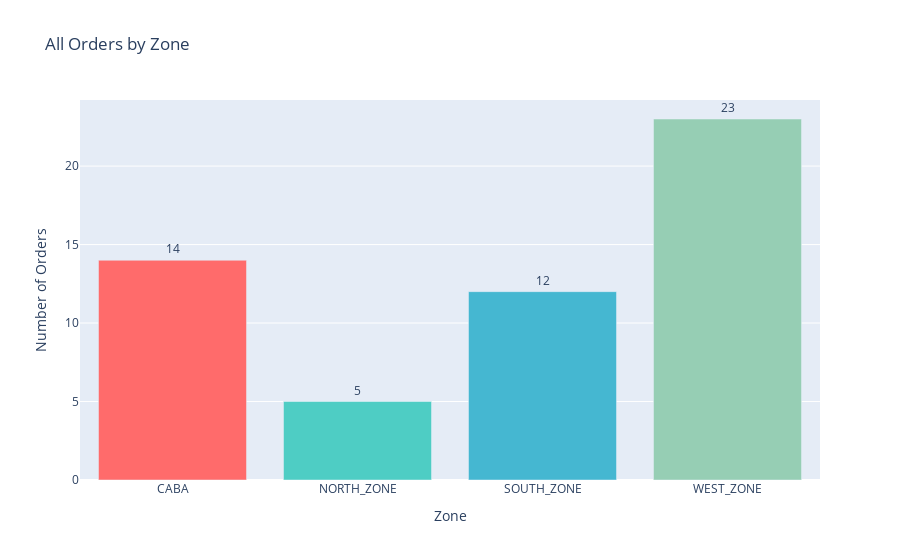

Here is the notebook cell this chart was saved with:
### Code cell
# Chart 2: Orders by Zone
if len(all_orders_df) > 0:
    # Load zone colors
    with open(project_root / "data" / "geo" / "zones.json", "r") as f:
        zones_colors = json.load(f)
    zone_color_map = {zone_id: info["color"] for zone_id, info in zones_colors.items()}
    
    orders_by_zone = all_orders_df.groupby("delivery_zone_id").size().reset_index(name="count")
    
    fig = px.bar(
        orders_by_zone,
        x="delivery_zone_id",
        y="count",
        color="delivery_zone_id",
        color_discrete_map=zone_color_map,
        title="All Orders by Zone",
        labels={"delivery_zone_id": "Zone", "count": "Number of Orders"},
        text="count"
    )
    fig.update_traces(textposition="outside")
    fig.update_layout(showlegend=False)
    fig.show()

### Figure 1 — Plotly figure (JSON) as saved in the notebook; plotly's stock layout.template omitted (floating-point values rounded to 4 significant figures)
{"data": [{"hovertemplate": "Zone=%{x}<br>Number of Orders=%{text}<extra></extra>", "legendgroup": "CABA", "marker": {"color": "#FF6B6B", "pattern": {"shape": ""}}, "name": "CABA", "orientation": "v", "showlegend": true, "text": [14.0], "textposition": "outside", "type": "bar", "x": ["CABA"], "xaxis": "x", "y": [14], "yaxis": "y"}, {"hovertemplate": "Zone=%{x}<br>Number of Orders=%{text}<extra></extra>", "legendgroup": "NORTH_ZONE", "marker": {"color": "#4ECDC4", "pattern": {"shape": ""}}, "name": "NORTH_ZONE", "orientation": "v", "showlegend": true, "text": [5.0], "textposition": "outside", "type": "bar", "x": ["NORTH_ZONE"], "xaxis": "x", "y": [5], "yaxis": "y"}, {"hovertemplate": "Zone=%{x}<br>Number of Orders=%{text}<extra></extra>", "legendgroup": "SOUTH_ZONE", "marker": {"color": "#45B7D1", "pattern": {"shape": ""}}, "name": "SOUTH_ZONE", "orientation": "v", "showlegend": true, "text": [12.0], "textposition": "outside", "type": "bar", "x": ["SOUTH_ZONE"], "xaxis": "x", "y": [12], "yaxis": "y"}, {"hovertemplate": "Zone=%{x}<br>Number of Orders=%{text}<extra></extra>", "legendgroup": "WEST_ZONE", "marker": {"color": "#96CEB4", "pattern": {"shape": ""}}, "name": "WEST_ZONE", "orientation": "v", "showlegend": true, "text": [23.0], "textposition": "outside", "type": "bar", "x": ["WEST_ZONE"], "xaxis": "x", "y": [23], "yaxis": "y"}], "layout": {"barmode": "relative", "legend": {"title": {"text": "Zone"}, "tracegroupgap": 0}, "showlegend": false, "title": {"text": "All Orders by Zone"}, "xaxis": {"anchor": "y", "categoryarray": ["CABA", "NORTH_ZONE", "SOUTH_ZONE", "WEST_ZONE"], "categoryorder": "array", "domain": [0, 1], "title": {"text": "Zone"}}, "yaxis": {"anchor": "x", "domain": [0, 1], "title": {"text": "Number of Orders"}}}}
